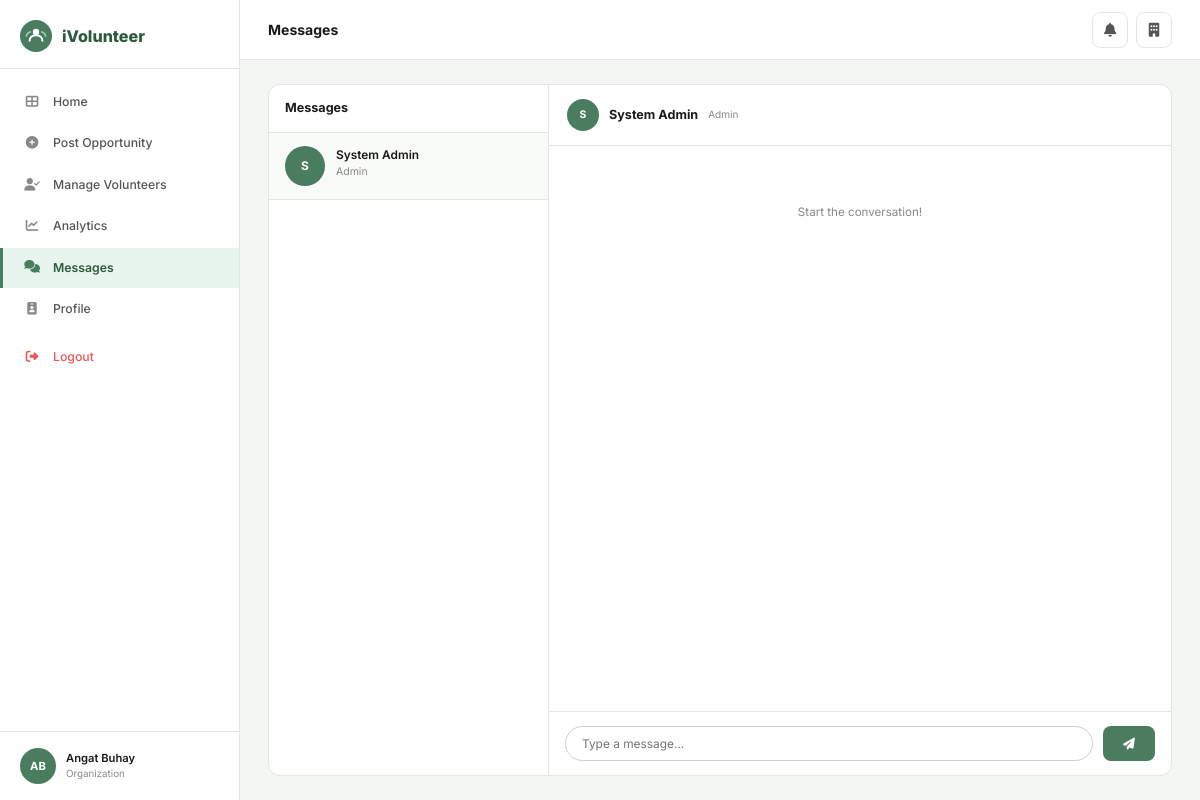
The app's page /chats/1/ (signed in) with its own data.
### core/models.py (models this page shows, shortened)
class User(AbstractUser):
    ROLE_CHOICES = [('volunteer','Volunteer'),('organization','Organization'),('admin','Admin')]
    STATUS_CHOICES = [('active','Active'),('pending','Pending'),('suspended','Suspended'),('inactive','Inactive')]
    role = models.CharField(max_length=20, choices=ROLE_CHOICES, default='volunteer')
    phone_number = models.CharField(max_length=20, blank=True)
    profile_picture = models.ImageField(upload_to='profile_pics/', blank=True, null=True)
    location = models.CharField(max_length=200, blank=True)
    status = models.CharField(max_length=20, choices=STATUS_CHOICES, default='active')
    is_verified = models.BooleanField(default=False)

### core/views.py (the view)
# urls.py: path('chats/<int:user_id>/', views.chat_detail, name='chat_detail'),
@login_required
def chat_detail(request, user_id):
    partner = get_object_or_404(User, pk=user_id)
    Message.objects.filter(sender=partner, receiver=request.user, is_read=False).update(is_read=True)
    msgs = Message.objects.filter(Q(sender=request.user,receiver=partner)|Q(sender=partner,receiver=request.user)).order_by('created_at')
    if request.method == 'POST':
        c = request.POST.get('content','').strip()
        if c: Message.objects.create(sender=request.user, receiver=partner, content=c)
        return redirect('chat_detail', user_id=user_id)
    return render(request, 'core/chat_detail.html', {'partner': partner, 'messages': msgs})

### core/templates/core/chat_detail.html (shortened to what this page needs)
{% extends 'core/base.html' %}
{% block page_title %}Messages{% endblock %}
{% block content %}
<div class="chat-layout">
  <div class="chat-list">
    <div class="chat-list-header">Messages</div>
    <a href="{% url 'chat_detail' partner.pk %}" class="chat-item active">
      <div class="chat-av">{{ partner.first_name|first|upper }}</div>
      <div><div class="chat-name">{{ partner.get_full_name|default:partner.username }}</div><div class="chat-preview">{{ partner.get_role_display }}</div></div>
    </a>
  </div>
  <div class="chat-main">
    <div class="chat-header">
      <div class="chat-av" style="width:32px;height:32px;font-size:.75rem">{{ partner.first_name|first|upper }}</div>
      {{ partner.get_full_name|default:partner.username }}
      <span style="font-size:.72rem;color:#888;font-weight:400">{{ partner.get_role_display }}</span>
    </div>
    <div class="chat-msgs" id="msgs">
      {% for msg in messages %}
      <div>
        <div class="msg {% if msg.sender == request.user %}msg-sent{% else %}msg-recv{% endif %}">
          {{ msg.content }}
          <div class="msg-time">{{ msg.created_at|date:"H:i" }}</div>
        </div>
      </div>
      {% empty %}
      <div style="text-align:center;color:#888;font-size:.83rem;margin-top:40px">Start the conversation!</div>
      {% endfor %}
    </div>
    <div class="chat-input-area">
      <form method="post" style="display:flex;gap:10px;width:100%">
        <input type="text" name="content" class="chat-input" placeholder="Type a message…" autocomplete="off" required>
        <button type="submit" class="btn btn-green"><i class="fas fa-paper-plane"></i></button>
      </form>
    </div>
  </div>
</div>
{% endblock %}

### core/templates/core/base.html (shortened to what this page needs)
<!DOCTYPE html>
<html lang="en">
<head>
<link rel="stylesheet" href="https://cdnjs.cloudflare.com/ajax/libs/font-awesome/6.5.0/css/all.min.css">
{% load static %}
</head>
<body>
{% block full_page %}
<div class="layout">
  {% if user.is_authenticated %}
  <aside class="sidebar">
    <div class="sidebar-logo">
      <span class="sidebar-logo-text">iVolunteer</span>
    </div>
    <nav class="sidebar-nav">
      {% if user.role == 'admin' or user.is_superuser %}
        <a href="{% url 'admin_dashboard' %}" class="nav-item {% if request.resolver_match.url_name == 'admin_dashboard' %}active{% endif %}">
          <i class="fas fa-th-large"></i> Dashboard
        </a>
        <a href="{% url 'admin_organizations' %}" class="nav-item {% if 'admin_org' in request.resolver_match.url_name %}active{% endif %}">
          <i class="fas fa-building-user"></i> Organizations
        </a>
        <a href="{% url 'admin_users' %}" class="nav-item {% if 'admin_user' in request.resolver_match.url_name %}active{% endif %}">
          <i class="fas fa-users"></i> Users
        </a>
        <a href="{% url 'admin_verification' %}" class="nav-item {% if 'verification' in request.resolver_match.url_name %}active{% endif %}">
          <i class="fas fa-id-card"></i> Verification
        </a>
        <a href="{% url 'admin_opportunities' %}" class="nav-item {% if 'admin_opportunities' in request.resolver_match.url_name %}active{% endif %}">
          <i class="fas fa-hand-holding-heart"></i> Opportunities
        </a>
        <a href="{% url 'admin_reports' %}" class="nav-item {% if 'report' in request.resolver_match.url_name %}active{% endif %}">
          <i class="fas fa-flag"></i> Reports
        </a>
        <a href="{% url 'admin_analytics' %}" class="nav-item {% if 'analytics' in request.resolver_match.url_name %}active{% endif %}">
          <i class="fas fa-chart-bar"></i> Analytics
        </a>
      {% elif user.role == 'organization' %}
        <a href="{% url 'org_dashboard' %}" class="nav-item {% if request.resolver_match.url_name == 'org_dashboard' %}active{% endif %}">
          <i class="fas fa-th-large"></i> Home
        </a>
        <a href="{% url 'create_opp' %}" class="nav-item {% if 'create_opp' == request.resolver_match.url_name %}active{% endif %}">
          <i class="fas fa-plus-circle"></i> Post Opportunity
        </a>
        <a href="{% url 'org_manage_volunteers' %}" class="nav-item {% if 'manage_volunteers' in request.resolver_match.url_name %}active{% endif %}">
          <i class="fas fa-user-check"></i> Manage Volunteers
        </a>
        <a href="{% url 'org_analytics' %}" class="nav-item {% if 'org_analytics' == request.resolver_match.url_name %}active{% endif %}">
          <i class="fas fa-chart-line"></i> Analytics
        </a>
        <a href="{% url 'chats' %}" class="nav-item {% if 'chat' in request.resolver_match.url_name %}active{% endif %}">
          <i class="fas fa-comments"></i> Messages
        </a>
        <a href="{% url 'org_profile' %}" class="nav-item {% if 'org_profile' == request.resolver_match.url_name %}active{% endif %}">
          <i class="fas fa-id-badge"></i> Profile
        </a>
      {% endif %}
      <a href="{% url 'logout' %}" class="nav-item nav-logout" style="margin-top:8px">
        <i class="fas fa-sign-out-alt"></i> Logout
      </a>
    </nav>
    <div class="sidebar-footer">
      <div class="sidebar-user">
        <div class="s-avatar">
          {% if user.profile_picture %}<img src="{{ user.profile_picture.url }}" alt="">
          {% else %}{{ user.first_name|first|upper }}{{ user.last_name|first|upper }}{% endif %}
        </div>
        <div>
          <div class="s-user-name">{{ user.get_full_name|default:user.username }}</div>
          <div class="s-user-role">{{ user.get_role_display }}</div>
        </div>
      </div>
    </div>
  </aside>
  {% endif %}
  <main class="main">
    {% if user.is_authenticated %}
    <header class="topbar">
      <span class="topbar-title">{% block page_title %}{% endblock %}</span>
      <div class="topbar-right">
        <a href="{% url 'notifications' %}" class="icon-btn" title="Notifications">
          <i class="fas fa-bell"></i>
        </a>
        {% if user.role == 'volunteer' %}
        <a href="{% url 'vol_profile' %}" class="icon-btn"><i class="fas fa-user"></i></a>
        {% elif user.role == 'organization' %}
        <a href="{% url 'org_profile' %}" class="icon-btn"><i class="fas fa-building"></i></a>
        {% endif %}
      </div>
    </header>
    {% endif %}
    <div class="content">
      {% block content %}{% endblock %}
    </div>
  </main>
</div>
{% endblock full_page %}
</body>
</html>

### records on screen
User: first_name|first "A", last_name|first "B", get_full_name "Angat Buhay", role "Organization"
User: first_name|first "S", get_full_name "System Admin", role "Admin"
